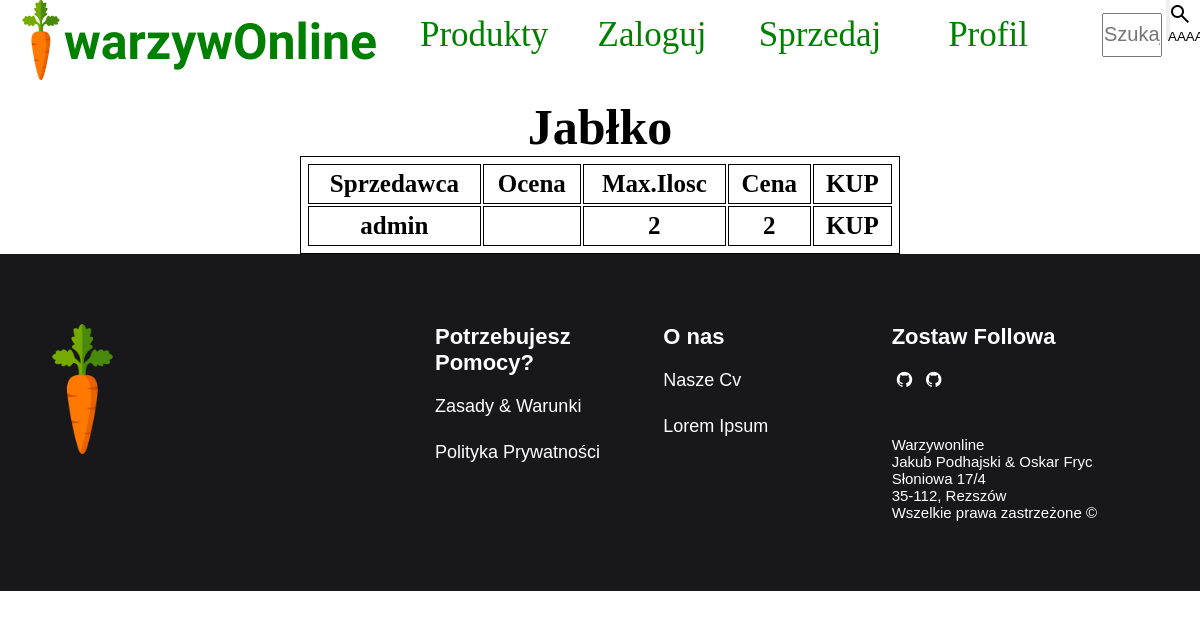
Before: /products/Jabłko/ with the older database file.
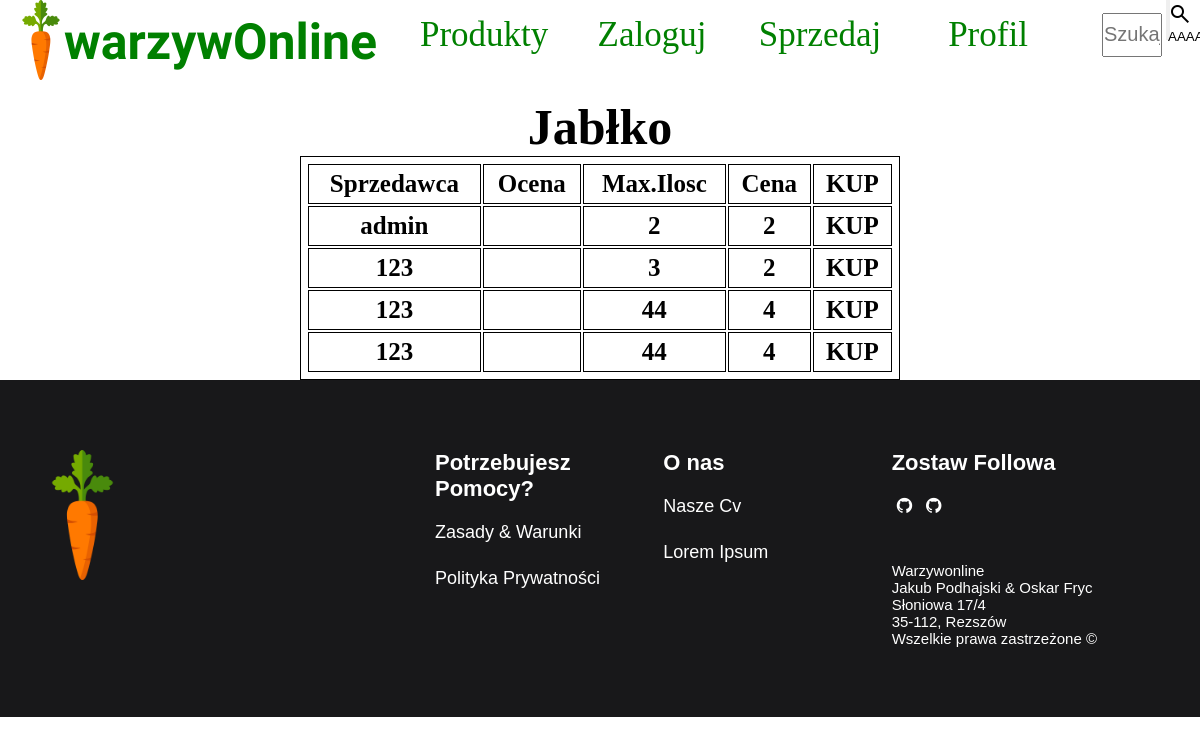
After: the same page with the newer database file.
### main/models.py (models this page shows)
class ProductToSell(models.Model):
    product = models.ForeignKey(Product, on_delete=models.CASCADE)
    price = models.IntegerField(
        validators=[MaxValueValidator(99999), MinValueValidator(1)]
    )
    quantity = models.IntegerField(
        validators=[MaxValueValidator(999), MinValueValidator(1)]
    )
    seller = models.ForeignKey(settings.AUTH_USER_MODEL, on_delete=models.CASCADE)

### main/views.py (the view)
# urls.py: path("products/<str:name>/", views.product_page, name="product_page"),
def product_page(request, name):
    product_id = Product.objects.get(name=name).id
    products_to_sell = ProductToSell.objects.filter(product=product_id)
    try:
        name = products_to_sell[0].product.name
    except:
        name = "Brak ofert wybranego produktu"
    return render(
        request,
        "main/product_page.html",
        {
            "products_to_sell": products_to_sell,
            "name": name,
        },
    )

### main/templates/main/product_page.html (shortened to what this page needs)
{% extends "main/base.html" %}
{% block content %}
<br>
<center>
    <h1 style="font-size: 50px;">{{name}}</h1>
    {% if products_to_sell %}
    <table style="font-size: 25px;" width="50%">
        <tr>
            <th>Sprzedawca</th>
            <th>Ocena</th>
            <th>Max.Ilosc</th>
            <th>Cena</th>
            <th>KUP</th>
        </tr>
        {% endif %}
        {% for product in products_to_sell %}
        <tr>
            <th>{{ product.seller}}</th>
            <th></th>
            <th>{{ product.quantity}}</th>
            <th>{{ product.price}}</th>
            <th>KUP</th>
        </tr>
        {% endfor %}
    </table>
</center>
{% endblock %}

Changed rows visible on the page:
added ProductToSell: seller "123", quantity "3", price "2"
added ProductToSell: seller "123", quantity "44", price "4"
added ProductToSell: seller "123", quantity "44", price "4"
